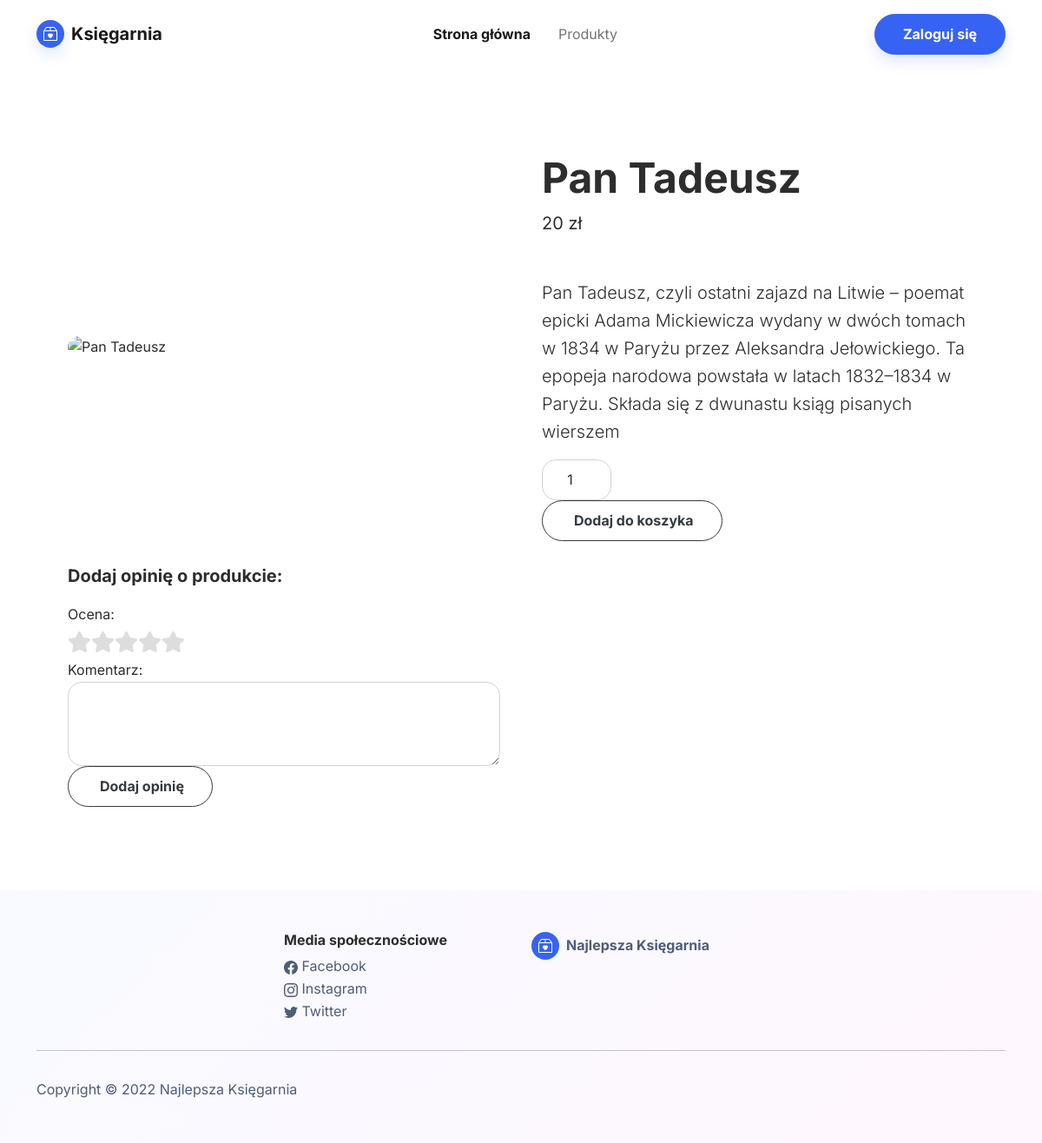
Page /product_page.php?id=1 on the committed database.
### tables this page shows
CREATE TABLE `products` (
  `id` int(11) NOT NULL,
  `name` varchar(100) NOT NULL,
  `description` varchar(250) NOT NULL,
  `img` varchar(100) NOT NULL,
  `price` int(11) NOT NULL
);

### product_page.php (the view, shortened to what this page needs)
<!DOCTYPE html>
<html lang="pl">
<head>
    <link rel="stylesheet" href="assets/bootstrap/css/bootstrap.min.css">
    <link rel="stylesheet" href="https://cdn.reflowhq.com/v2/toolkit.min.css">
    <link rel="stylesheet" href="https://cdnjs.cloudflare.com/ajax/libs/font-awesome/5.15.3/css/all.min.css">
</head>
<body>
    <?php include 'navbar.php'; ?>
    <?php
    require_once "database_connect.php";
    $id = $_GET['id'];
    $sql = "SELECT * FROM products WHERE id = $id";
    $result = $connection->query($sql);
    if ($result->num_rows > 0) {
        while ($row = $result->fetch_assoc()) {
            $product[] = $row;
        }
    ?>
        <section class="py-5">
            <div class="container px-4 px-lg-5 my-5">
                <div class="row gx-4 gx-lg-5 align-items-center">
                    <div class="col-md-6"><img class="rounded card-img-top mb-5 mb-md-0" src="assets/img/products/<?php echo $product[0]['img']; ?>" alt="<?php echo $product[0]['name']; ?>" /></div>
                    <div class="col-md-6">
                        <h1 class="display-5 fw-bolder"><?php echo $product[0]['name']; ?></h1>
                        <div class="fs-5 mb-5">
                            <span><?php echo $product[0]['price']; ?> zł</span>
                        </div>
                        <p class="lead"><?php echo $product[0]['description']; ?></p>
                        <div class="d-flex">
                            <form action="add_to_cart.php" method="POST">
                                <fieldset>
                                    <input class="form-control text-center me-3" id="inputQuantity" name="quantity" type="number" value="1" max="10" min="1" style="max-width: 5rem" />
                                </fieldset>
                                <button class="btn btn-outline-dark flex-shrink-0" type="submit">
                                    Dodaj do koszyka
                                </button>
                            </form>
                        </div>
                    </div>
                </div>
                <div class="row gx-4 gx-lg-5 align-items-center mt-4">
                    <div class="col-md-6">
                        <p class="lead" style="font-weight: bold;">Dodaj opinię o produkcie:</p>
                        <form action="add_review.php" method="POST">
                            <div class="form-group">
                                <label>Ocena:</label><br>
                                <div class="rating">
                                    <input type="radio" id="star5" name="rating" value="5" required><label for="star5"><i class="fas fa-star"></i></label>
                                    <input type="radio" id="star4" name="rating" value="4" required><label for="star4"><i class="fas fa-star"></i></label>
                                    <input type="radio" id="star3" name="rating" value="3" required><label for="star3"><i class="fas fa-star"></i></label>
                                    <input type="radio" id="star2" name="rating" value="2" required><label for="star2"><i class="fas fa-star"></i></label>
                                    <input type="radio" id="star1" name="rating" value="1" required><label for="star1"><i class="fas fa-star"></i></label>
                                </div>
                            </div>
                            <div class="form-group">
                                <label for="comment">Komentarz:</label>
                                <textarea class="form-control" name="comment" id="comment" rows="3" required></textarea>
                            </div>
                            <button class="btn btn-outline-dark flex-shrink-0" type="submit">
                                Dodaj opinię
                            </button>
                        </form>
                    </div>
                </div>
        </section>
    <?php
    }
    ?>
    <?php include 'footer.php'; ?>
</body>
</html>

### product_page.php (style rules this page uses)
.rating { display: flex; justify-content: left; align-items: center; flex-direction: row-reverse; }
.rating label { color: #ddd; font-size: 24px; cursor: pointer; }

### rows in the picture
products: name "Pan Tadeusz", price "20", description "Pan Tadeusz, czyli ostatni zajazd na Litwie – poemat epicki Adama Mickiewicza wydany w dwóch tomach w 1834 w Paryżu przez Aleksandra Jełowickiego. Ta epopeja narodowa powstała w latach 1832–1834 w Paryżu. Składa się z dwunastu ksiąg pisanych wierszem"
